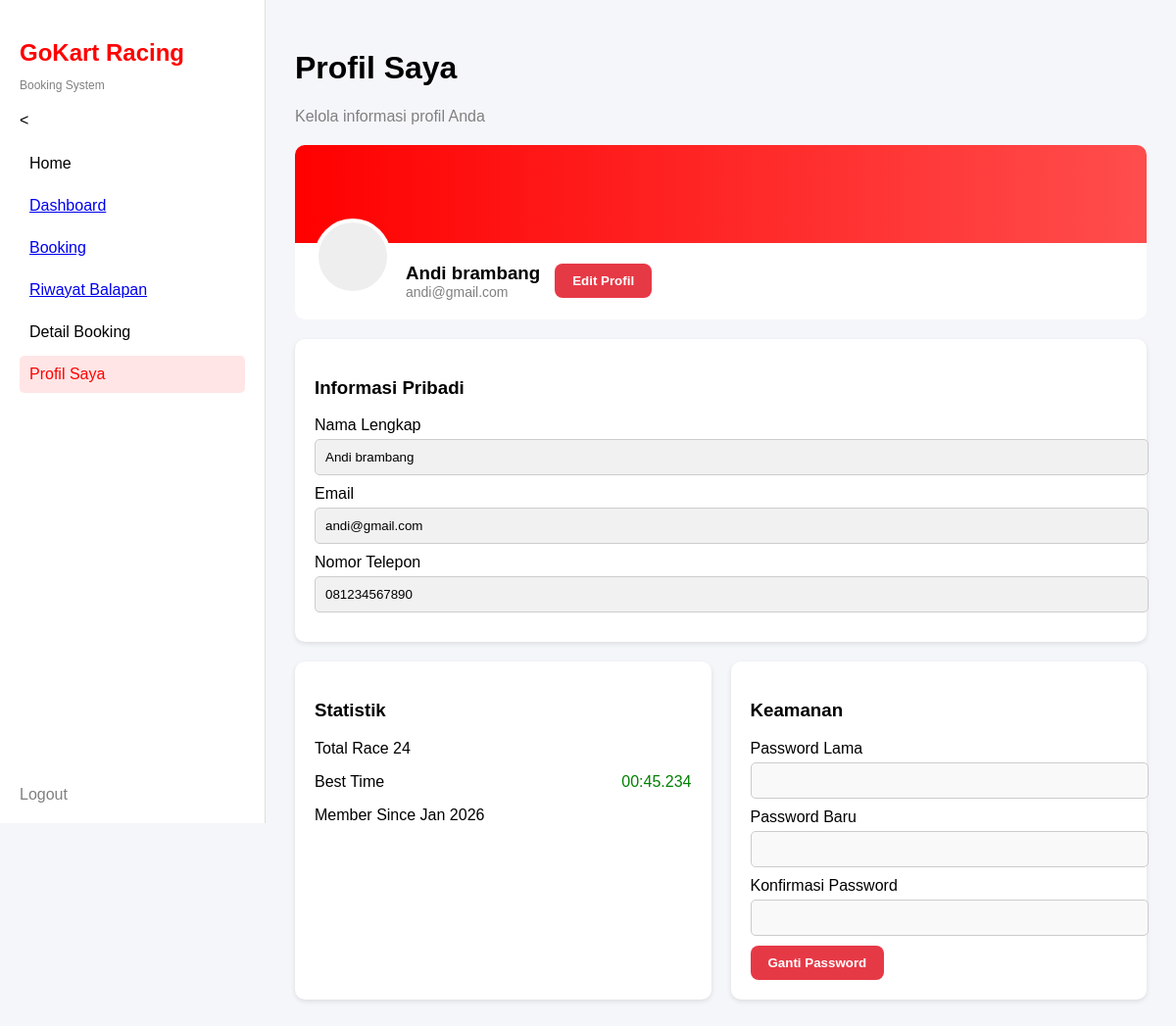
The page /Profil_sayaGokart/profil_saya.php (signed in) on the database its author committed.
### tables this page shows
CREATE TABLE `users` (
  `id` int(11) NOT NULL,
  `nama_lengkap` varchar(100) NOT NULL,
  `nomor_hp` varchar(20) NOT NULL,
  `email` varchar(100) NOT NULL,
  `password` varchar(255) NOT NULL,
  `role` enum('admin','user') DEFAULT 'user',
  `created_at` timestamp NOT NULL DEFAULT current_timestamp(),
  `total_bermain` int(11) DEFAULT 0,
  `best_time` decimal(5,3) DEFAULT 99.999,
  `booking_aktif` int(11) DEFAULT 0
);

### Profil_sayaGokart/profil_saya.php (the view, shortened to what this page needs)
<?php
include '../koneksi.php';
$id_user = $_SESSION['id_user'];
$query = mysqli_query($koneksi, "SELECT * FROM users WHERE id = '$id_user'");
$data = mysqli_fetch_assoc($query);
?>
<!DOCTYPE html>
<html lang="id">
<head>
    <link rel="stylesheet" href="style.css">
</head>
<body>
<div class="container">
    <aside class="sidebar">
    <h2>GoKart Racing</h2>
    <p class="sub">Booking System</p>
    <<ul>
    <li><a href="../index.html" style="text-decoration:none; color:inherit; display:block;">Home</a></li>
    <li><a href="../dashboard/dashboard.php">Dashboard</a></li>
    <li><a href="../booking/booking.php">Booking</a></li>
    <li><a href="../riwayat booking/riwayat.php">Riwayat Balapan</a></li>
    <li><a href="../pertemuan 3 copy/detail_booking.php" style="text-decoration:none; color:inherit; display:block;">Detail Booking</a></li>
    <li class="active">Profil Saya</li>
</ul>
    <div class="logout">
        <a href="../login.php" style="text-decoration:none; color:gray;">Logout</a>
    </div>
</aside>
    <main class="main">
        <h1>Profil Saya</h1>
        <p class="desc">
            Kelola informasi profil Anda
        </p>
        <form
        action="update_profil.php"
        method="POST"
        id="profileForm">
            <div class="profile-card">
                <div class="banner"></div>
                <div class="profile-info">
                    <div class="avatar"></div>
                    <div class="text">
                        <h3>
                           <h3><?php echo $data['nama_lengkap']; ?></h3>
                        </h3>
                        <p>
                            <?php echo $data['email']; ?>
                        </p>
                    </div>
                    <button
                    type="button"
                    id="editBtn"
                    class="btn red">
                        Edit Profil
                    </button>
                </div>
            </div>
            <div class="card">
                <h3>
                    Informasi Pribadi
                </h3>
                <label>
                    Nama Lengkap
                </label>
                <input
                type="text"
                name="nama"
                id="nama"
                value="<?php echo $data['nama_lengkap']; ?>"
                readonly>
                <label>
                    Email
                </label>
                <input
                type="email"
                name="email"
                id="email"
                value="<?php echo $data['email']; ?>"
                readonly>
                <label>
                    Nomor Telepon
                </label>
                <input
                type="text"
                name="no_telpon"
                id="no_telpon"
                value="<?php echo $data['nomor_hp']; ?>"
                readonly>
            </div>
        </form>
        <div class="grid">
            <div class="card">
                <h3>Statistik</h3>
                <p>
                    Total Race
                    <span class="right">
                        24
                    </span>
                </p>
                <p>
                    Best Time
                    <span class="green">
                        00:45.234
                    </span>
                </p>
                <p>
                    Member Since
                    <span class="right">
                        Jan 2026
                    </span>
                </p>
            </div>
            <div class="card">
                <h3>Keamanan</h3>
                <form
                action="update_password.php"
                method="POST">
                    <label>
                        Password Lama
                    </label>
                    <input
                    type="password"
                    name="password_lama"
                    required>
                    <label>
                        Password Baru
                    </label>
                    <input
                    type="password"
                    name="password_baru"
                    required>
                    <label>
                        Konfirmasi Password
                    </label>
                    <input
                    type="password"
                    name="konfirmasi_password"
                    required>
                    <button
                    type="submit"
                    class="btn red">
                        Ganti Password
                    </button>
                </form>
            </div>
        </div>
    </main>
</div>
</body>
</html>

### Profil_sayaGokart/style.css (style rules this page uses)
body { margin: 0; font-family: Arial, sans-serif; background: #f5f6fa; }
.container { display: flex; }
.sidebar { width: 230px; background: #fff; padding: 20px; height: 100vh; border-right: 1px solid #ddd; position: relative; }
.sidebar h2 { color: red; margin-bottom: 5px; }
.sidebar .sub { font-size: 12px; color: gray; margin-bottom: 20px; }
.sidebar ul { list-style: none; padding: 0; }
.sidebar li { padding: 10px; margin: 5px 0; cursor: pointer; transition: all 0.3s ease; }
.sidebar li.active { background: #ffe5e5; color: red; border-radius: 5px; }
.logout { position: absolute; bottom: 20px; color: gray; cursor: pointer; }
.main, .main-content { flex: 1; padding: 30px; }
.desc { color: gray; }
.card { background: #fff; padding: 20px; border-radius: 10px; margin-top: 20px; box-shadow: 0 2px 5px rgba(0, 0, 0, 0.1); transition: all 0.3s ease; }
.btn { padding: 8px 12px; border: none; border-radius: 5px; background: #ddd; cursor: pointer; transition: all 0.3s ease; }
.btn.red { background: red; color: white; }
.profile-card { background: white; border-radius: 10px; overflow: hidden; margin-top: 20px; }
.banner { height: 100px; background: linear-gradient(to right, red, #ff4d4d); }
.profile-info { display: flex; align-items: center; padding: 20px; gap: 15px; }
.avatar { width: 70px; height: 70px; border-radius: 50%; background: #eee; border: 4px solid white; margin-top: -50px; }
.profile-info h3 { margin: 0; }
.profile-info p { margin: 0; color: gray; font-size: 14px; }
.card input { width: 100%; padding: 10px; margin: 5px 0 10px; border-radius: 5px; border: 1px solid #ccc; background: #f9f9f9; }
.grid { display: grid; grid-template-columns: 1fr 1fr; gap: 20px; }
.right { text-align: right; }
.green { color: green; float: right; }
.btn.red { background: #e63946; color: white; border: none; padding: 10px 18px; border-radius: 8px; cursor: pointer; font-weight: bold; transition: 0.3s; }
input[readonly] { background: #f1f1f1; cursor: not-allowed; }

### rows shown on the page
users: nama_lengkap "Andi brambang", email "andi@gmail.com", nama "Andi brambang", no_telpon "081234567890"
